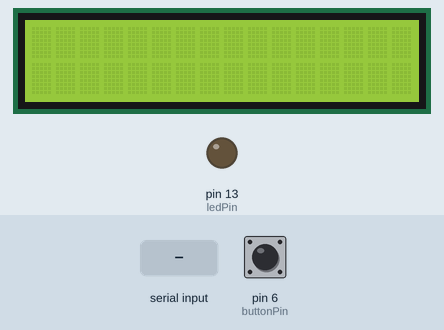
The sketch below on a simulated Arduino Uno, built with avr-gcc and run on an emulated ATmega328P. Shown: 16×2 character LCD, output pins drawn as LEDs (lit = HIGH). The test bench sets the inputs (shaded band); at power-on: pin 6 (buttonPin) HIGH.

Above: at 1.2 s.
1.3 s: pin 6 (buttonPin) pulled LOW for 0.15 s
At 2.6 s:
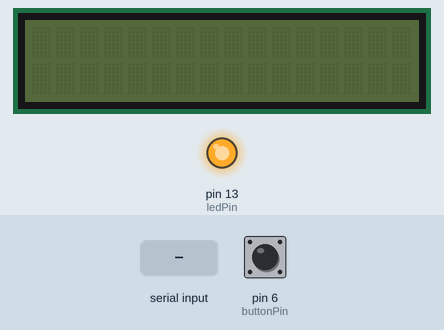
2.9 s: "1" received over Serial
At 3.9 s:
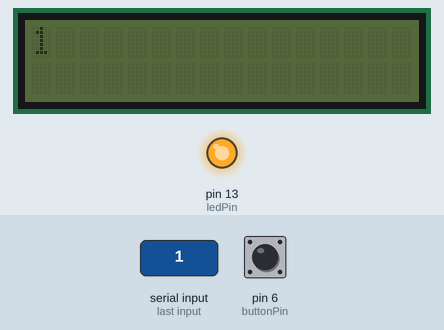
4.4 s: pin 6 (buttonPin) pulled LOW for 1 s
At 5.0 s:
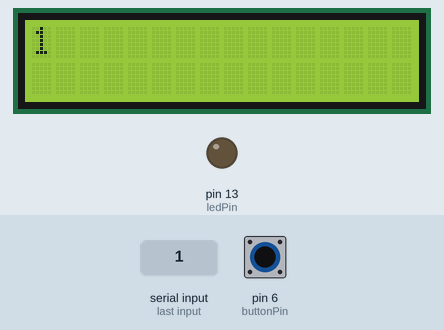
6.9 s: "0" received over Serial
At 8.1 s:
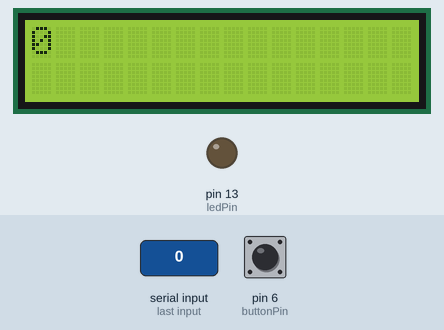
Timing chart, 0 to 9.4 s (numbered marks = the images above; inputs shaded):
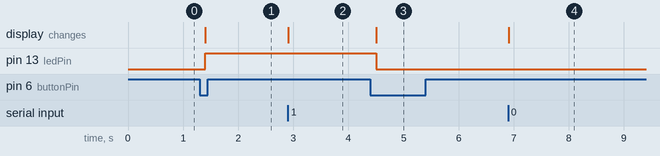

Measured:
- after the input at 1.3 s, pin 13 (ledPin): LOW → HIGH after 0.10 s; the display: changes after 0.10 s (image 1)
- after the input at 2.9 s, the display: changes at once (image 2)
- after the input at 4.4 s, pin 13 (ledPin): HIGH → LOW after 0.10 s; the display: changes after 0.10 s (image 3)
- after the input at 6.9 s, the display: changes at once (image 4)

The sketch:

serialtodisplay.ino
```cpp
// (licence header left out)
// include the library code
#include <Wire.h>
#include <LiquidCrystal_I2C.h>

// initialize the library with the numbers of the interface pins

LiquidCrystal_I2C lcd(0x27,16,2); // set the LCD address to 0x27 for a 16 chars and 2 line display

boolean backlightState = true;

// Button variable definitions
const int buttonPin = 6;     // the number of the pushbutton pin
// Use the onboard LED for debugging
const int ledPin = 13;      // the number of the LED pin

long debounceDelay = 100;
long lastDebounceTime = 0;
int buttonState;
int lastButtonState = HIGH;


/*********************************************************/
void setup() {
  lcd.init(); //initialize the lcd
  lcd.backlight(); //open the backlight
  // Input pullup is used when the button is connected to ground, like this project is meant to be.
  pinMode(buttonPin, INPUT_PULLUP);
  pinMode(ledPin, OUTPUT);
  lcd.clear();
  Serial.begin(9600);
}
/*********************************************************/
void loop()  {
  handleButton();
  handleSerialCommunication();
  if (backlightState) {
    digitalWrite(ledPin, LOW);
  } else {
    digitalWrite(ledPin, HIGH);
  }
}


void handleButton() {
  int buttonReading = digitalRead(buttonPin);
  if (buttonReading != lastButtonState) {
    lastDebounceTime = millis();
  }
  // Only do the thing if we've seen the state change for long enough
  if ((millis() - lastDebounceTime) > debounceDelay) {

    // if the button state has changed:
    if (buttonReading != buttonState) {
      buttonState = buttonReading;

      // Toggle the backlight if trhe button is low.
      if (buttonState == LOW) {
        toggleBacklight();
      }
    }
  }
  lastButtonState = buttonReading;
}

void toggleBacklight() {
  if (backlightState) {
    lcd.noBacklight();
    backlightState = false;
  } else {
    lcd.backlight();
    backlightState = true;
  }
}

void handleSerialCommunication() {
  int currentPosition = 0;
  int currentLine = 0;
  if (Serial.available() > 0) {
    lcd.clear();
    // Grab all lines from serial input
    while(Serial.available() > 0) {
      if (currentPosition == 16) {
        // line wrap
        currentLine = 1;
        currentPosition = 0;
      }
      lcd.setCursor(currentPosition, currentLine);
      lcd.print((char)Serial.read());
      currentPosition++;
    }
  }
}
```
